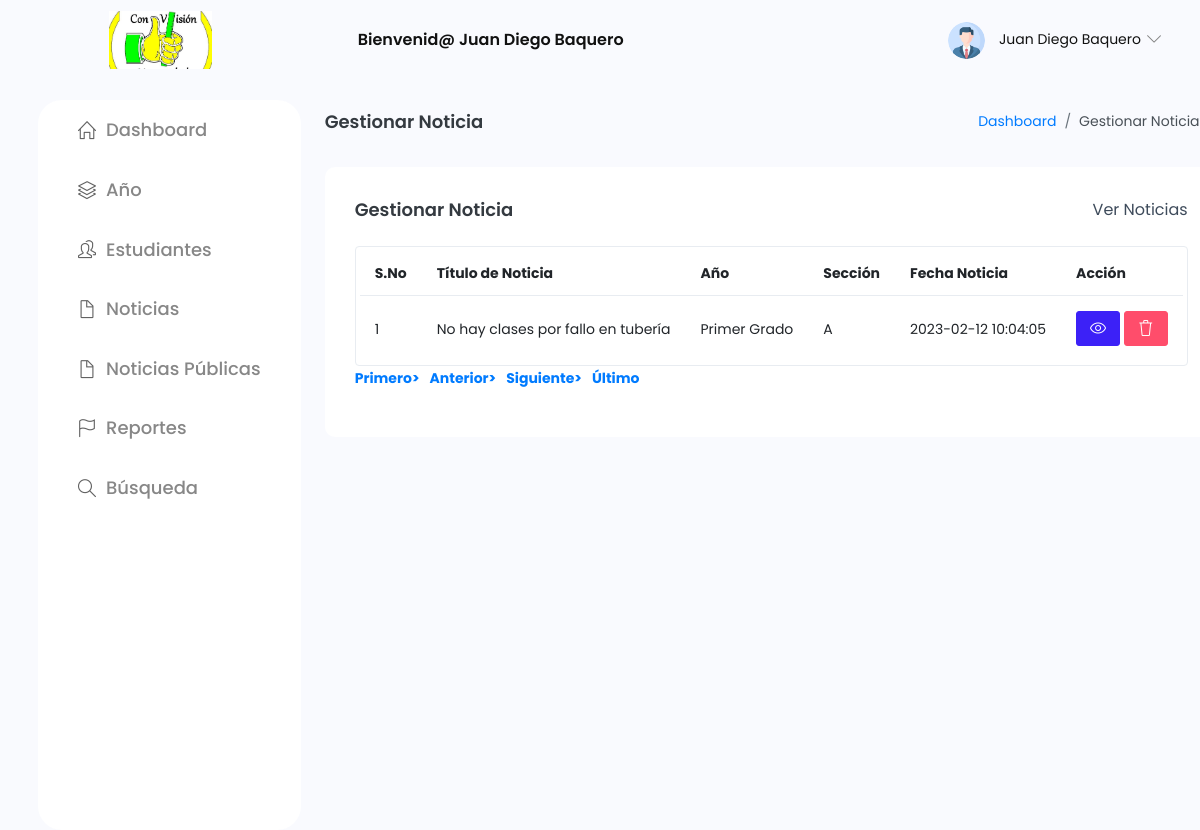
Screenshot of /Noticias/gestion-estudiantes-master/manage-notice.php (signed in) with the database file from the repository.
### tables this page shows
CREATE TABLE `tblteacher` (
  `ID` int(10) NOT NULL,
  `AdminName` varchar(120) DEFAULT NULL,
  `UserName` varchar(120) DEFAULT NULL,
  `MobileNumber` bigint(10) DEFAULT NULL,
  `Email` varchar(200) DEFAULT NULL,
  `Password` varchar(200) DEFAULT NULL,
  `AdminRegdate` timestamp NULL DEFAULT current_timestamp()
);

CREATE TABLE `tblnotice` (
  `ID` int(5) NOT NULL,
  `NoticeTitle` mediumtext DEFAULT NULL,
  `ClassId` int(10) DEFAULT NULL,
  `NoticeMsg` mediumtext DEFAULT NULL,
  `CreationDate` timestamp NULL DEFAULT current_timestamp()
);

CREATE TABLE `tblclass` (
  `ID` int(5) NOT NULL,
  `ClassName` varchar(50) DEFAULT NULL,
  `Section` varchar(20) DEFAULT NULL,
  `CreationDate` timestamp NULL DEFAULT current_timestamp()
);

### Noticias/gestion-estudiantes-master/manage-notice.php (the view, shortened to what this page needs)
<?php
include('includes/dbconnection.php');
if (strlen($_SESSION['sturecmsaid'] == 0)) {
  header('location:logout.php');
} else {
?>
  <?php include_once('includes/header.php'); ?>
  <div class="container-fluid page-body-wrapper">
    <?php include_once('includes/sidebar.php'); ?>
    <div class="main-panel">
      <div class="content-wrapper">
        <div class="page-header">
          <h3 class="page-title"> Gestionar Noticia </h3>
          <nav aria-label="breadcrumb">
            <ol class="breadcrumb">
              <li class="breadcrumb-item"><a href="dashboard.php">Dashboard</a></li>
              <li class="breadcrumb-item active" aria-current="page"> Gestionar Noticia</li>
            </ol>
          </nav>
        </div>
        <div class="row">
          <div class="col-md-12 grid-margin stretch-card">
            <div class="card">
              <div class="card-body">
                <div class="d-sm-flex align-items-center mb-4">
                  <h4 class="card-title mb-sm-0">Gestionar Noticia</h4>
                  <a href="#" class="text-dark ml-auto mb-3 mb-sm-0"> Ver Noticias</a>
                </div>
                <div class="table-responsive border rounded p-1">
                  <table class="table">
                    <thead>
                      <tr>
                        <th class="font-weight-bold">S.No</th>
                        <th class="font-weight-bold">Título de Noticia</th>
                        <th class="font-weight-bold">Año</th>
                        <th class="font-weight-bold">Sección</th>
                        <th class="font-weight-bold">Fecha Noticia</th>
                        <th class="font-weight-bold">Acción</th>
                      </tr>
                    </thead>
                    <tbody>
                      <?php
                      if (isset($_GET['pageno'])) {
                        $pageno = $_GET['pageno'];
                      } else {
                        $pageno = 1;
                      }
                      $no_of_records_per_page = 15;
                      $offset = ($pageno - 1) * $no_of_records_per_page;
                      $ret = "SELECT ID FROM tblnotice";
                      $query1 = $dbh->prepare($ret);
                      $query1->execute();
                      $total_rows = $query1->rowCount();
                      $total_pages = ceil($total_rows / $no_of_records_per_page);
                      $sql = "SELECT tblclass.ID,tblclass.ClassName,tblclass.Section,tblnotice.NoticeTitle,tblnotice.CreationDate,tblnotice.ClassId,tblnotice.ID as nid from tblnotice join tblclass on tblclass.ID=tblnotice.ClassId LIMIT $offset, $no_of_records_per_page";
                      $query = $dbh->prepare($sql);
                      $query->execute();
                      $results = $query->fetchAll(PDO::FETCH_OBJ);
                      $cnt = 1;
                      if ($query->rowCount() > 0) {
                        foreach ($results as $row) {               ?>
                          <tr>
                            <td><?php echo htmlentities($cnt); ?></td>
                            <td><?php echo htmlentities($row->NoticeTitle); ?></td>
                            <td><?php echo htmlentities($row->ClassName); ?></td>
                            <td><?php echo htmlentities($row->Section); ?></td>
                            <td><?php echo htmlentities($row->CreationDate); ?></td>
                            <td>
                              <a href="edit-notice-detail.php?editid=<?php echo htmlentities($row->ID); ?>" class="btn btn-primary btn-sm"><i class="icon-eye"></i></a>
                              <a href="manage-notice.php?delid=<?php echo ($row->ID); ?>" onclick="return confirm('Deseas eliminar este registro?');" class="btn btn-danger btn-sm"> <i class="icon-trash"></i></a>
                            </td>
                          </tr><?php $cnt = $cnt + 1;
                              }
                            } ?>
                    </tbody>
                  </table>
                </div>
                <div align="left">
                  <ul class="pagination">
                    <li><a href="?pageno=1"><strong>Primero></strong></a></li>
                    <li class="<?php if ($pageno <= 1) {
                                  echo 'disabled';
                                } ?>">
                      <a href="<?php if ($pageno <= 1) {
                                  echo '#';
                                } else {
                                  echo "?pageno=" . ($pageno - 1);
                                } ?>"><strong style="padding-left: 10px">Anterior></strong></a>
                    </li>
                    <li class="<?php if ($pageno >= $total_pages) {
                                  echo 'disabled';
                                } ?>">
                      <a href="<?php if ($pageno >= $total_pages) {
                                  echo '#';
                                } else {
                                  echo "?pageno=" . ($pageno + 1);
                                } ?>"><strong style="padding-left: 10px">Siguiente></strong></a>
                    </li>
                    <li><a href="?pageno=<?php echo $total_pages; ?>"><strong style="padding-left: 10px">Último</strong></a></li>
                  </ul>
                </div>
              </div>
            </div>
          </div>
        </div>
      </div>
      <?php include_once('includes/footer.php'); ?>
<?php }  ?>

### Noticias/gestion-estudiantes-master/includes/header.php (shortened to what this page needs)
<!DOCTYPE html>
<html lang="en">
<head>
  <link rel="stylesheet" href="assets/vendors/simple-line-icons/css/simple-line-icons.css">
  <link rel="stylesheet" href="assets/vendors/flag-icon-css/css/flag-icon.min.css">
  <link rel="stylesheet" href="assets/vendors/css/vendor.bundle.base.css">
  <link rel="stylesheet" href="assets/vendors/daterangepicker/daterangepicker.css">
  <link rel="stylesheet" href="assets/vendors/chartist/chartist.min.css">
  <link rel="stylesheet" href="assets/vendors/select2/select2.min.css">
  <link rel="stylesheet" href="assets/vendors/select2-bootstrap-theme/select2-bootstrap.min.css">
  <link rel="stylesheet" href="assets/vendors/css/variables.css">
  <link rel="stylesheet" href="assets/css/style.css" />
</head>
<body>
  <div class="container-scroller">
    <nav class="navbar default-layout-navbar col-lg-12 col-12 p-0 fixed-top d-flex flex-row">
      <div class="navbar-brand-wrapper d-flex align-items-center services">
        <a class="navbar-brand brand-logo ml-auto text-right" href="dashboard.php">
          <img src="assets/images/MasterPRO.png" alt="logo" />
        </a>
      </div><?php
            $aid = $_SESSION['sturecmsaid'];
            $sql = "SELECT * from tblteacher where ID=:aid";
            $query = $dbh->prepare($sql);
            $query->bindParam(':aid', $aid, PDO::PARAM_STR);
            $query->execute();
            $results = $query->fetchAll(PDO::FETCH_OBJ);
            if ($query->rowCount() > 0) {
              foreach ($results as $row) {               ?>
          <div class="navbar-menu-wrapper d-flex align-items-center flex-grow-1">
            <h5 class="mb-0 font-weight-medium d-none d-lg-flex mx-auto">Bienvenid@ <?php echo htmlentities($row->AdminName); ?></h5>
            <ul class="navbar-nav navbar-nav-right ml-auto">
              <li class="nav-item dropdown d-none d-xl-inline-flex user-dropdown services">
                <a class="nav-link dropdown-toggle" id="UserDropdown" href="#" data-toggle="dropdown" aria-expanded="false">
                  <img class="img-xs rounded-circle ml-2" src="assets/images/Avatar.png" alt="Profile image"> <span class="font-weight-normal"> <?php echo htmlentities($row->AdminName); ?> </span></a>
                  </div><?php $cnt = $cnt + 1;
                      }
                    } ?>
              </li>
            </ul>
          </div>
    </nav>

### rows the page displays
tblteacher: AdminName "Juan Diego Baquero"
tblnotice: NoticeTitle "No hay clases por fallo en tubería", ClassId.ClassName "Primer Grado", ClassId.Section "A", CreationDate "2023-02-12 10:04:05"
